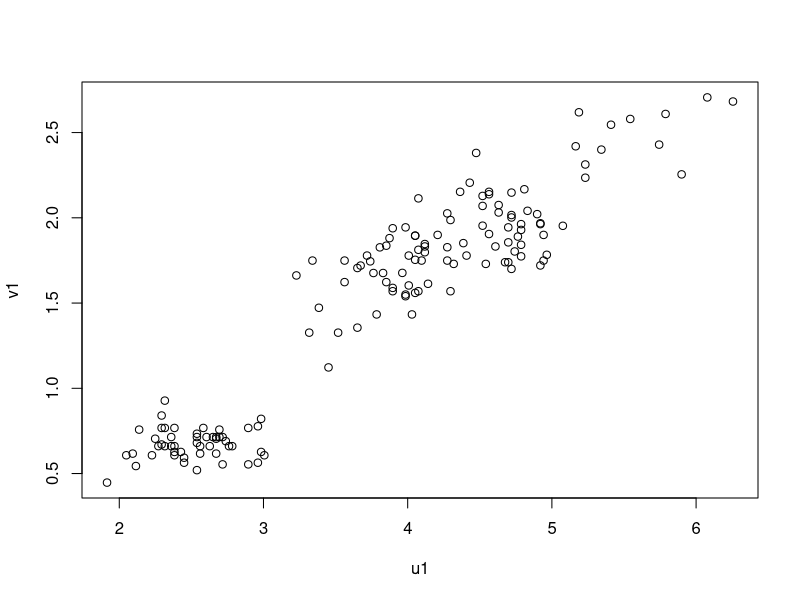
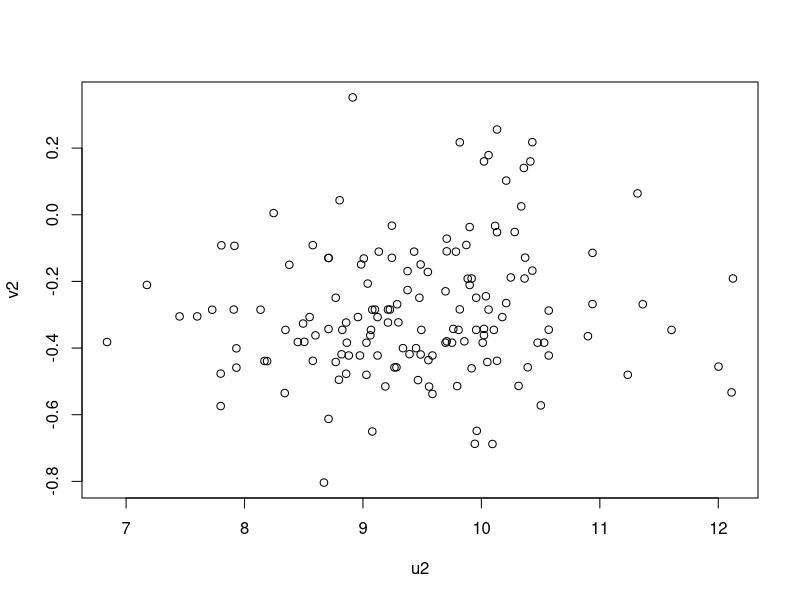

The R source for these figures, in order:
##############################################
#  R Code for canonical correlation analysis #
##############################################

# We will use the built-in iris data set.
# We will consider the entire data set (all three species)
data(iris)
attach(iris)

# We will standardize the variables first
# by dividing by each column's standard deviation:
# (we will remove column 5, the species labels)

iris.std <- sweep(iris[,-5], 2, sqrt(apply(iris[,-5],2,var)), FUN="/")

sepal.meas <- iris.std[,1:2]
petal.meas <- iris.std[,3:4]

### Doing the CCA the long way:

# Finding blocks of the correlation matrix:

R11 <- cor(sepal.meas)
R22 <- cor(petal.meas)
R12 <- c(cor(sepal.meas[,1], petal.meas[,1]), cor(sepal.meas[,1], petal.meas[,2]),
         cor(sepal.meas[,2], petal.meas[,1]), cor(sepal.meas[,2], petal.meas[,2]))
R12 <- matrix(R12, ncol=ncol(R22), byrow=T) # R12 has q2 columns, same as number of petal measurements
R21 <- t(R12)  # R21=transpose of R12

# Finding the E1 and E2 matrices:

E1 <- solve(R11) %*% R12 %*% solve(R22) %*% R21
E2 <- solve(R22) %*% R21 %*% solve(R11) %*% R12

# print(E1)
# print(E2)

eigen(E1)
eigen(E2)

# The canonical correlations are:

canon.corr <- sqrt(eigen(E1)$values)
canon.corr

# The canonical variates are based on the eigenvectors of E1 and E2:

# a1 = (0.922, -0.388)
# b1 = (0.943, -0.333)
# a2 = (0.457, 0.890)
# b2 = (-0.679, 0.734)

# Only the first canonical correlation is really substantial:

# u1 = 0.92*Sepal.Length - 0.39*Sepal.Width
# v1 = 0.94*Petal.Length - 0.33*Petal.Width

# Plotting the first set of canonical variables:

u1 <- as.matrix(iris.std[,1:2]) %*% as.matrix(eigen(E1)$vectors[,1])
v1 <- as.matrix(iris.std[,3:4]) %*% as.matrix(eigen(E2)$vectors[,1])
plot(u1,v1)
cor(u1,v1)

# Plotting the second set of canonical variables:

u2 <- as.matrix(iris.std[,1:2]) %*% as.matrix(eigen(E1)$vectors[,2])
v2 <- as.matrix(iris.std[,3:4]) %*% as.matrix(eigen(E2)$vectors[,2])
plot(u2,v2)
cor(u2,v2)

### Doing CCA using the built-in cancor function:

cancor(sepal.meas, petal.meas)

# The canonical correlations are the same as the ones we found,
# The canonical variates are a little different because the cancor 
# function works with the centered data rather than the original data.